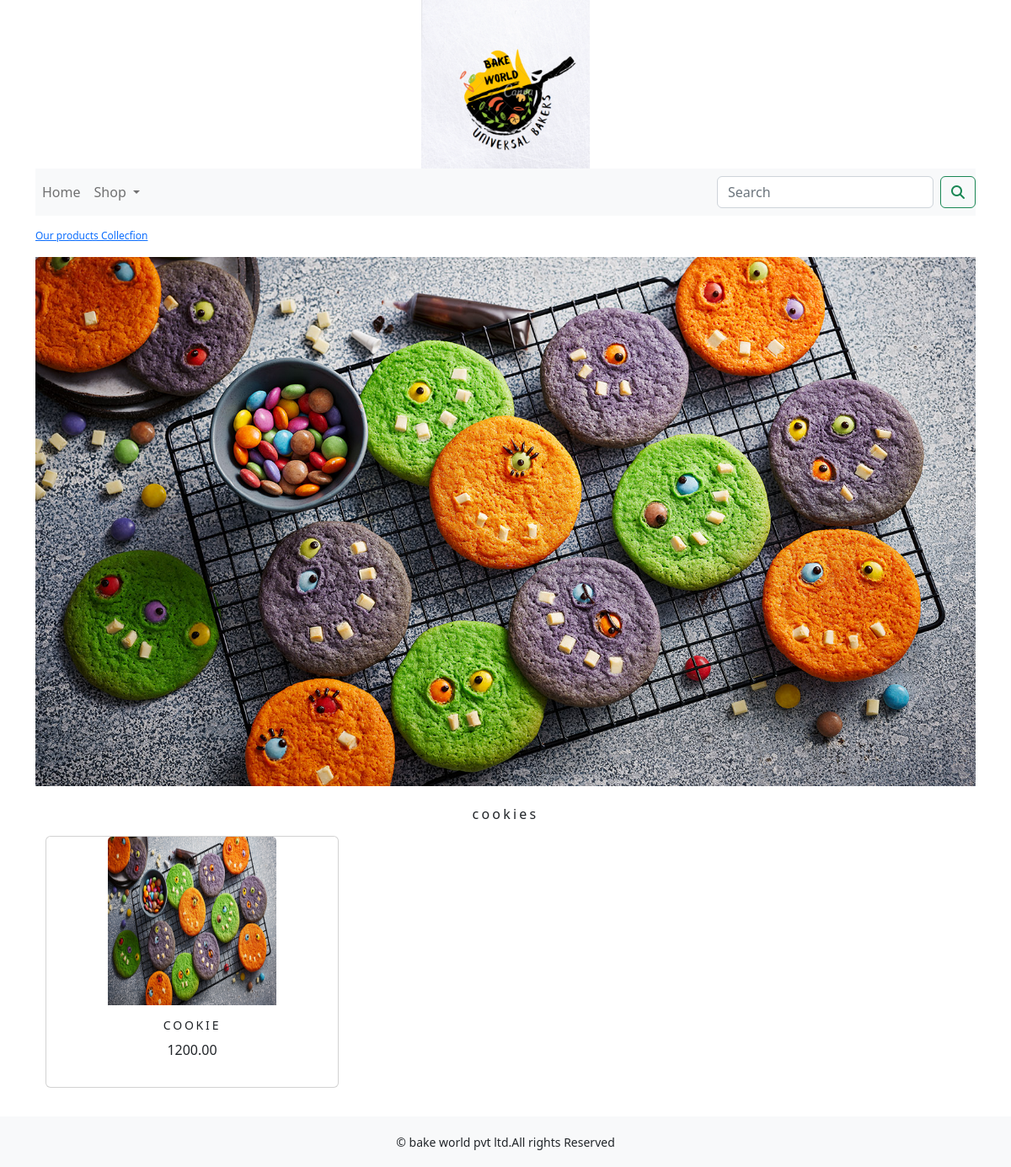
Page /ecommerceapp/coockies/ on the committed database.
### ecommerceapp/models.py (models this page shows, shortened)
class Category(models.Model):
    name=models.CharField(max_length=250,unique=True)
    slug=models.SlugField(max_length=250,unique=True)
    description=models.TextField(blank=True)
    image=models.ImageField(upload_to='category',blank=True)
    class Meta:
        ordering=('name',)
        verbose_name='category'
        verbose_name_plural='categories'
    def get_url(self):
        return reverse('ecommerceapp:products_by_category',args=[self.slug])

class Product(models.Model):
    name=models.CharField(max_length=250,unique=True)
    slug =models.SlugField(max_length=250, unique=True)
    description=models.TextField(blank=True)
    price=models.DecimalField(max_digits=10,decimal_places=2)
    category=models.ForeignKey(Category,on_delete=models.CASCADE)
    image=models.ImageField(upload_to='product',blank=True)
    stock=models.IntegerField()
    available=models.BooleanField(default=True)
    created=models.DateTimeField(auto_now_add=True)
    def get_url(self):
        return reverse('ecommerceapp:prodCatdetail',args=[self.category.slug,self.slug])
    class Meta:
        ordering=('name',)
        verbose_name='product'
        verbose_name_plural='products'

### ecommerceapp/views.py (the view)
# urls.py: path('',views.allprodcat,name='allprodcat'),
def allprodcat(request,c_slug=None):
    c_page=None
    products_list=None
    if c_slug!=None:
        c_page=get_object_or_404(Category,slug=c_slug)
        products_list=Product.objects.all().filter(category=c_page,available=True)
    else:
        products_list=Product.objects.all().filter(available=True)
    paginator=Paginator(products_list,6)
    try:
        page=int(request.GET.get('page','1'))
    except:
        page=1
    try:
        products=paginator.page(page)
    except (EmptyPage,InvalidPage):
        Products=paginator.page(paginator.num_pages )
    return render(request,'category.html',{'category':c_page,'products':products})

### cart/context_processors.py (called while the page is built)
def counter(request):
    item_count=0
    if 'admin' in request.path:
        return {}
    else:
        try:
            cart=Cart.objects.filter(cart_id=_cart_id(request))
            cart_items=CartItem.objects.all().filter(cart=cart[:1])
            for cart_item in cart_items:
                item_count += cart_item.quantity
        except Cart.DoesNotExist:
            item_count=0
    return dict(item_count=item_count)

### cart/views.py (called while the page is built)
def _cart_id(request):
    cart=request.session.session_key
    if not cart:
        cart=request.session.create()
    return cart

### ecommerceapp/context_processors.py (called while the page is built)
def menu_link(request):
    links=Category.objects.all()
    return dict(links=links)

### ecommerceapp/templates/category.html (shortened to what this page needs)
{% extends 'base.html' %}
{% load static %}
{% block content %}
{% if category %}
<div>
    <div class="row my_row_class">
        <div class="mx_auto">
       <p><a href="{% url 'ecommerceapp:allprodcat' %}" >Our products Collecfion</a></p>
    </div>
        </div>
</div>
    {% endif %}
<div class="mx_auto">
    {% if category %}
      <img class="my_image" src="{{ category.image.url}}" alt="{{category.name}}">
</div>
   <br>
<div>
      <h1 class="text-center my_title"> {{category.name}}</h1>
</div>
     {% endif %}
<div class="container">
    <div class="row mx_auto">
    {% for product in products.object_list %}
        <div class="my_bottom_margin col-9 col-sm-12 col-md-4 xol-lg-4">
            <div class="card text-center" style="min-width:18rem;">
                <a href="{{product.get_url}}"><img class="card-img-top my_image" src="{{product.image.url}}" alt="{{product.name}}" style="width:200px; height:200px;">  </a>
                  <div class="card-body">
                        <h4>{{ product.name}}</h4>
                        <p>{{product.price}}</p>
                  </div>
            </div>
        </div>
     {% endfor %}
    </div>
    <br>
</div>
  </div>
{% endblock %}

### ecommerceapp/static/css/custom.css (style rules this page uses)
body { font-family: 'Roboto Slab', serif; }
.my_row_class { padding-top:15px; font-size:12px; }
.my_row_class .mx_auto { color:#000; font:12px; }
.my_image { width:100%; height:auto; }
.my_title { font-size:16px; upper_transform:uppercase; letter-spacing:.2em; }
.my_bottom_margin { margin-bottom:10px; }
.card-body h4 { font-size:14px; text-transform:uppercase; letter-spacing:.2em; }

### rows in the picture
Category: image (picture), name "cookies"
Product: image (picture), name "COOKIE", price "1200.00"
